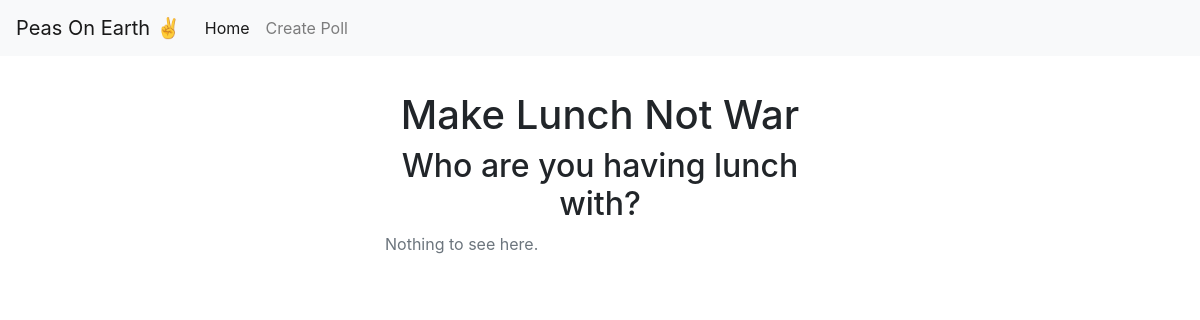
Before: / with the older database file.
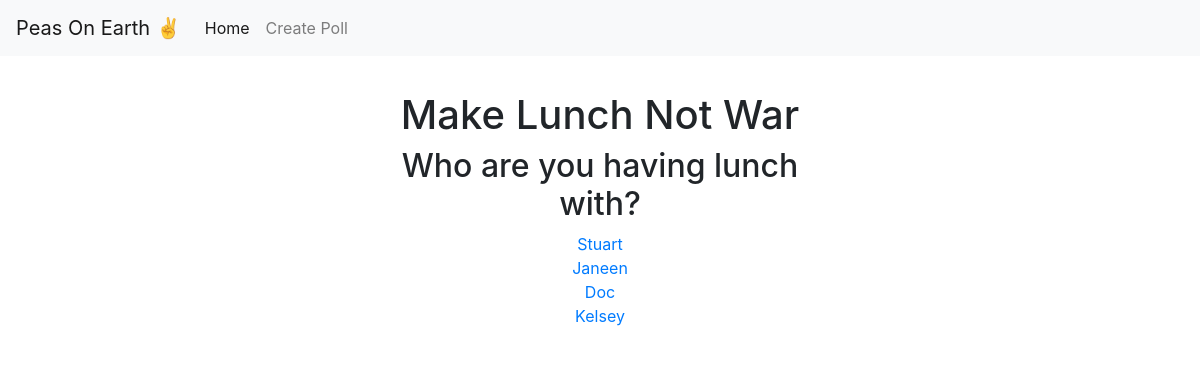
After: the same page with the newer database file.
### lunch_poll/models.py (models this page shows, shortened)
class Lunch(models.Model):
    nickname = models.CharField(max_length=50)
    date = models.DateTimeField(default=timezone.now)

### lunch_poll/views.py (the view)
# urls.py: path('', views.HomeView.as_view(), name='home'),
class HomeView(TemplateView):
    template_name = 'home.html'
    def get_context_data(self, **kwargs):
        lunches = Lunch.objects.order_by('date')[:5]
        context = {
            'latest_lunches': lunches
        }
        return context

### lunch_poll/templates/home.html
{% extends 'base.html' %}
{% block content %}
    <div class="poll-selection">
    <h1 class="text-center">Make Lunch Not War</h1>
    <h2 class="text-center">Who are you having lunch with?</h2>
    {% if latest_lunches %}
        <ul class="list-group">
            {% for lunch in latest_lunches %}
                <li class="text-center link-adjust"><a href="{% url 'lunch_poll:detail' lunch.id %}">{{ lunch.nickname }}</a>
                </li>
            {% endfor %}
        </ul>
    {% else %}
        <div class="container">
            <footer class="fixed-button">
                <p class="text-muted">Nothing to see here.</p>
            </footer>
        </div>
        </div>
    {% endif %}
{% endblock %}

### lunch_poll/templates/base.html (shortened to what this page needs)
<!doctype html>
<html lang="en">
<head>
    <link rel="stylesheet" href="https://stackpath.bootstrapcdn.com/bootstrap/4.2.1/css/bootstrap.min.css"
>
    <link rel="stylesheet" type="text/css" href="../static/styles.css">
</head>
<body>
<div class="bg">
        <nav class="navbar navbar-expand-lg navbar-light bg-light">
            <a class="navbar-brand" href="{% url 'lunch_poll:home' %}">Peas On Earth &#9996;</a>
            <div class="collapse navbar-collapse" id="navbarSupportedContent">
                <ul class="navbar-nav mr-auto">
                    <li class="nav-item active">
                        <a class="nav-link" href="{% url 'lunch_poll:home' %}">Home </a>
                    </li>
                    <li class="nav-item">
                        <a class="nav-link" href="/admin">Create Poll</a>
                    </li>
                </ul>
            </div>
        </nav>
        {% block content %}
        {% endblock %}
    </div>
</div>
{% load static %}
</body>
</html>

### lunch_poll/static/styles.css (style rules this page uses)
body { background-image: url("images/restaurant.jpg"); height: 100%; background-position: center; background-repeat: no-repeat; background-size: 100% auto; background-attachment: fixed; }
.poll-selection { background: white; padding: 10px; margin-left: 30%; margin-right: 30%; margin-top: 25px; }
ul { list-style-type: none; }

Changed rows visible on the page:
added Lunch: nickname "Stuart"
added Lunch: nickname "Janeen"
added Lunch: nickname "Doc"
added Lunch: nickname "Kelsey"
Other visible differences:
text no longer shown: "Nothing to see here."
